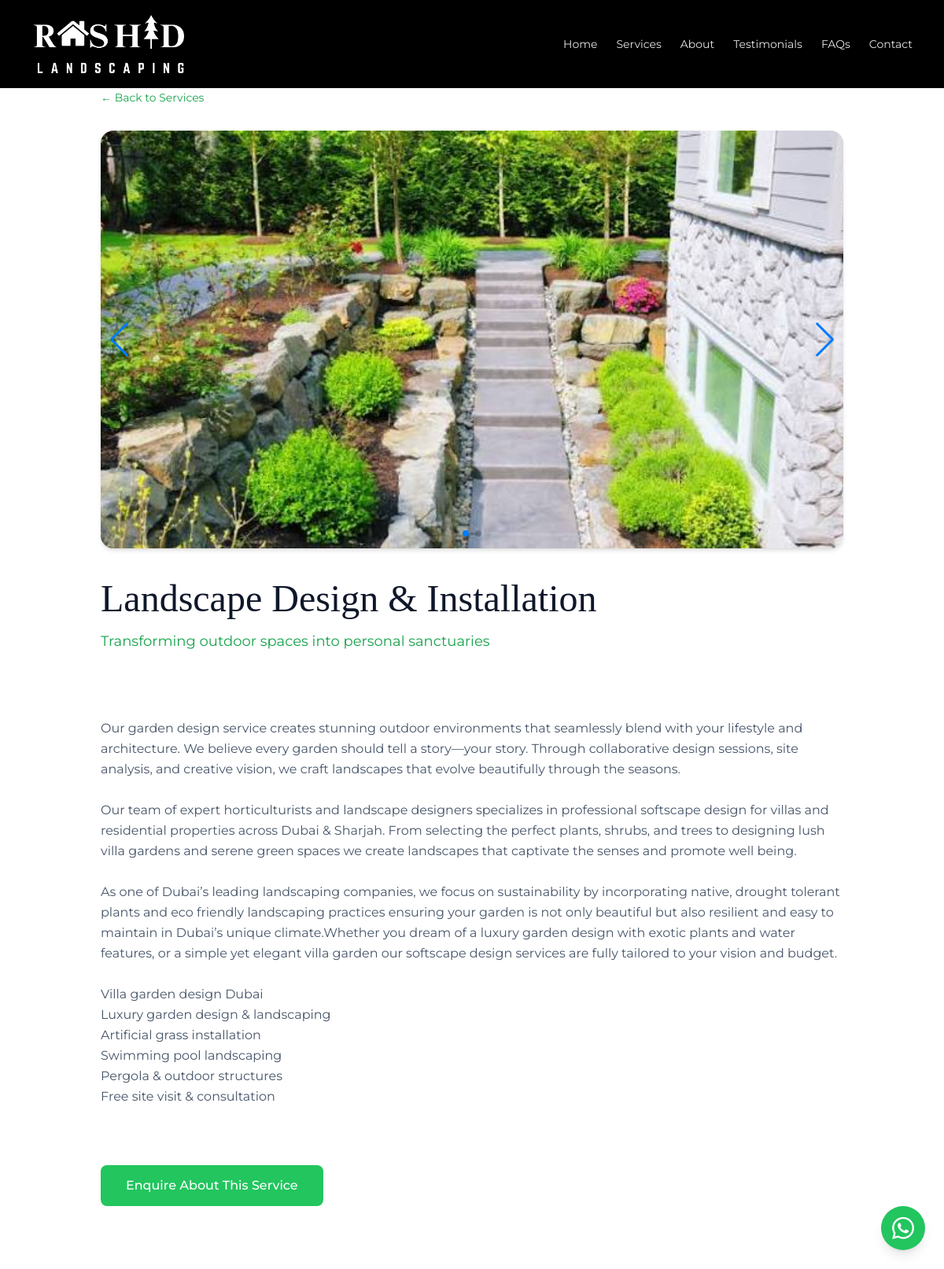
Screenshot of /services/4 with the database file from the repository.
### tables this page shows
CREATE TABLE settings (
            id INTEGER PRIMARY KEY, company_name TEXT DEFAULT 'TECHSERENIA',
            hero_title TEXT DEFAULT 'Turn Your Dubai Outdoor Space into an Exclusive Oasis',
            hero_subtitle TEXT DEFAULT 'Luxury landscape design and swimming pools by experts',
            logo TEXT DEFAULT '', bg_type TEXT DEFAULT 'image', bg_file TEXT DEFAULT '',
            whatsapp TEXT DEFAULT '971500000000', phone TEXT DEFAULT '', email TEXT DEFAULT '',
            address TEXT DEFAULT '', map_url TEXT DEFAULT '', instagram TEXT DEFAULT '', facebook TEXT DEFAULT '',
            founder_name TEXT DEFAULT 'Founder Name', founder_title TEXT DEFAULT 'Founder & CEO',
            founder_desc TEXT DEFAULT 'Passionate about creating beautiful outdoor spaces across Dubai.',
            founder_image TEXT DEFAULT '', services_bg TEXT DEFAULT '',
            admin_pass TEXT DEFAULT '', delete_pass TEXT DEFAULT '',
            stat_projects TEXT DEFAULT '150', stat_years TEXT DEFAULT '12', stat_satisfaction TEXT DEFAULT '98', stat_team TEXT DEFAULT '25', stat_happy TEXT DEFAULT '200', stat_reviews TEXT DEFAULT '180',
            counters_bg TEXT DEFAULT '', faq_image TEXT DEFAULT '', faq_heading TEXT DEFAULT 'Some General Question?', cta_bg TEXT DEFAULT '', form_title TEXT DEFAULT 'Transform Your Dream Landscape with a Tailored Consultation', form_subtitle TEXT DEFAULT 'Book a private, one-on-one consultation with Dubai''s leading landscaping experts to explore a bespoke outdoor design tailored to your villa and lifestyle.', form_heading TEXT DEFAULT 'Schedule Your Free Consultation',
            smtp_sender TEXT DEFAULT '', smtp_app_pass TEXT DEFAULT '', smtp_receiver TEXT DEFAULT '',
            intro_title TEXT DEFAULT 'Green Space Landscaping Services',
            intro_text TEXT DEFAULT 'We believe outdoor spaces should be sanctuaries that nurture well-being and celebrate nature.',
            intro_image TEXT DEFAULT '', intro_badge TEXT DEFAULT '6+', intro_badge_label TEXT DEFAULT 'Year Experience',
            show_services INTEGER DEFAULT 1, show_about INTEGER DEFAULT 1, show_founder INTEGER DEFAULT 1,
            show_testimonials INTEGER DEFAULT 1, show_faqs INTEGER DEFAULT 1, show_gallery INTEGER DEFAULT 1, show_intro INTEGER DEFAULT 1, show_clients INTEGER DEFAULT 1, show_videos TEXT DEFAULT '1', favicon TEXT DEFAULT '', show_brand_text TEXT DEFAULT '1', pwa_name TEXT DEFAULT 'RJ LANDSCAPING', pwa_icon TEXT DEFAULT '');

CREATE TABLE service_images (id INTEGER PRIMARY KEY AUTOINCREMENT, service_id INTEGER, filename TEXT);

CREATE TABLE services (id INTEGER PRIMARY KEY AUTOINCREMENT, title TEXT, short_desc TEXT, full_desc TEXT, image TEXT DEFAULT '');

### app.py (the view)
@app.route("/services/<int:sid>")
def service_detail(sid):
    svc = get_service(sid)
    if not svc:
        return redirect(url_for("index") + "#services")
    return render_template("service_detail.html", s=gs(), service=svc, links=get_links())

### app.py (called while the page is built)
def db():
    c = sqlite3.connect(DB_PATH)
    c.row_factory = sqlite3.Row
    return c

def ensure_settings_cols():
    need = ["cta_bg", "form_title", "form_subtitle", "form_heading", "counters_bg", "faq_image", "faq_heading",
            "stat_team", "stat_happy", "stat_reviews", "show_clients", "services_bg", "intro_image", "intro_title",
            "intro_text", "intro_badge", "intro_badge_label", "show_videos", "favicon", "pwa_name", "pwa_icon", "show_brand_text"]
    with db() as c:
        for col in need:
            try:
                c.execute(f"SELECT {col} FROM settings LIMIT 1")
            except Exception:
                try:
                    default = "atom landscape" if col == "pwa_name" else ""
                    c.execute(f"ALTER TABLE settings ADD COLUMN {col} TEXT DEFAULT '{default}'")
                except Exception:
                    pass

def gs():
    ensure_settings_cols()
    with db() as c:
        return dict(c.execute("SELECT * FROM settings WHERE id=1").fetchone())

def get_service(sid):
    with db() as c:
        r = c.execute("SELECT * FROM services WHERE id=?", (sid,)).fetchone()
        if not r:
            return None
        s = dict(r)
        s["images"] = [dict(i) for i in c.execute("SELECT id,filename FROM service_images WHERE service_id=?", (sid,))]
        return s

def get_links():
    with db() as c:
        return [dict(r) for r in c.execute("SELECT * FROM external_links ORDER BY id")]

### templates/service_detail.html (shortened to what this page needs)
{% extends "base.html" %}
{% block content %}
<section class="pt-28 pb-20 min-h-screen bg-white">
  <div class="max-w-5xl mx-auto px-6 md:px-10">
    <a href="/#services" class="text-grass-dark hover:text-grass text-sm mb-8 inline-block">← Back to Services</a>
    {% if service.images %}
    <div class="swiper service-swiper rounded-2xl overflow-hidden mb-10 shadow-md">
      <div class="swiper-wrapper">{% for img in service.images %}<div class="swiper-slide"><div class="aspect-video bg-grass-soft"><img src="{{ url_for('static',filename='uploads/'+img.filename) }}" class="w-full h-full object-cover" alt=""></div></div>{% endfor %}</div>
      <div class="swiper-pagination"></div><div class="swiper-button-prev"></div><div class="swiper-button-next"></div>
    </div>
    {% endif %}
    <h1 class="font-display text-4xl md:text-5xl text-slate-900 mb-4">{{ service.title }}</h1>
    <p class="text-grass-dark text-lg mb-8">{{ service.short_desc }}</p>
    <div class="text-slate-600 leading-relaxed whitespace-pre-line">{{ service.full_desc }}</div>
    <div class="mt-12"><a href="/#contact" class="inline-block bg-grass hover:bg-grass-dark text-white px-8 py-3.5 rounded-lg font-medium">Enquire About This Service</a></div>
  </div>
</section>
{% endblock %}

### templates/base.html (shortened to what this page needs)
<!DOCTYPE html>
<html lang="en">
<head>
<script src="https://cdn.tailwindcss.com"></script>
<link rel="stylesheet" href="https://cdn.jsdelivr.net/npm/swiper@11/swiper-bundle.min.css">
</head>
<body class="bg-grass-soft text-slate-800" oncontextmenu="return false" onselectstart="return false" ondragstart="return false">
<header class="fixed top-0 inset-x-0 z-50 bg-black">
  <div class="max-w-7xl mx-auto flex items-center justify-between px-4 md:px-10 h-[4.5rem] md:h-28">
    <a href="/#home" class="flex items-center gap-2 md:gap-3 min-w-0">
      {% if s and s.logo %}<img src="{{ url_for('static',filename='uploads/'+s.logo) }}" class="h-12 sm:h-14 md:h-20 w-auto max-w-[min(70vw,420px)] object-contain object-left" alt="">{% endif %}
    </a>
    <nav class="hidden md:flex items-center gap-6 text-sm text-white/90">
      <a href="/#home" class="hover:text-grass-light">Home</a>
      <a href="/#services" class="hover:text-grass-light">Services</a>
      <a href="/#about-us" class="hover:text-grass-light">About</a>
      <a href="/#testimonials" class="hover:text-grass-light">Testimonials</a>
      <a href="/#faqs" class="hover:text-grass-light">FAQs</a>
      <a href="/#consult" class="hover:text-grass-light">Contact</a>
    </nav>
  </div>
</header>
{% block content %}{% endblock %}
<a href="https://wa.me/{{ s.whatsapp if s and s.whatsapp else '971500000000' }}?text=Hello%2C%20I%27m%20interested%20in%20your%20landscaping%20services%20in%20Dubai." target="_blank" class="fixed bottom-6 right-6 z-40 bg-grass hover:bg-grass-dark w-14 h-14 rounded-full flex items-center justify-center shadow-lg" aria-label="WhatsApp">
</a>
</body></html>

### templates/base.html (style rules this page uses)
body { font-family:Montserrat,sans-serif;background:#f0fdf4;-webkit-user-select:none;user-select:none;-webkit-touch-callout:none }
.font-display { font-family:'Playfair Display',serif }
html { scroll-behavior:smooth }

### rows the page displays
settings: logo (picture)
service_images: filename (picture)
services: title "Landscape Design & Installation", short_desc "Transforming outdoor spaces into personal sanctuaries", full_desc "Our garden design service creates stunning outdoor environments that seamlessly blend with your lifestyle and architecture. We believe every garden should tell a story—your story. Through collaborative design sessions, site analysis, and creative vision, we craft landscapes that evolve beautifully through the seasons. Our team of expert horticulturists and landscape designers specializes in professional softscape design for villas and residential properties across Dubai & Sharjah. From selecting the perfect plants, shrubs, and trees to designing lush villa gardens and serene green spaces we create landscapes that captivate the senses and promote well being. As one of Dubai’s leading…"
